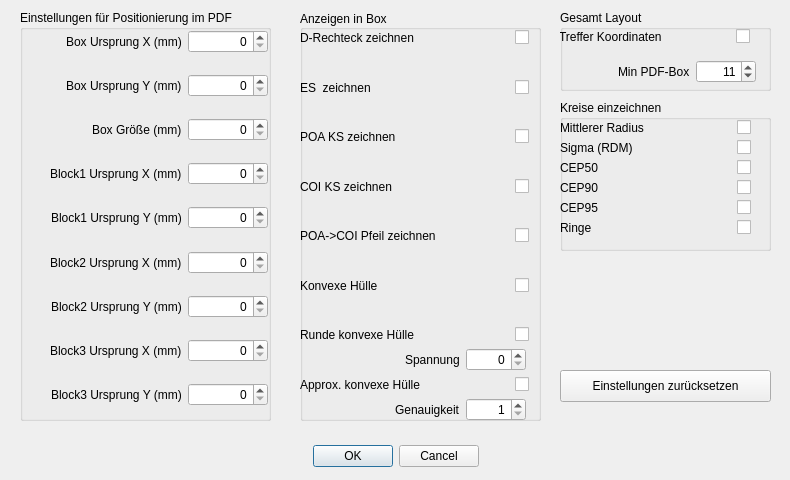
<?xml version="1.0" encoding="UTF-8"?>
<ui version="4.0">
 <class>Einstellungen</class>
 <widget class="QDialog" name="Einstellungen">
  <property name="geometry">
   <rect>
    <x>0</x>
    <y>0</y>
    <width>790</width>
    <height>480</height>
   </rect>
  </property>
  <property name="windowTitle">
   <string>Einstellungen</string>
  </property>
  <property name="modal">
   <bool>true</bool>
  </property>
  <widget class="QDialogButtonBox" name="buttonBox">
   <property name="geometry">
    <rect>
     <x>10</x>
     <y>440</y>
     <width>771</width>
     <height>32</height>
    </rect>
   </property>
   <property name="orientation">
    <enum>Qt::Horizontal</enum>
   </property>
   <property name="standardButtons">
    <set>QDialogButtonBox::Cancel|QDialogButtonBox::Ok</set>
   </property>
   <property name="centerButtons">
    <bool>true</bool>
   </property>
  </widget>
  <widget class="QGroupBox" name="groupBox">
   <property name="geometry">
    <rect>
     <x>20</x>
     <y>10</y>
     <width>251</width>
     <height>411</height>
    </rect>
   </property>
   <property name="title">
    <string>Einstellungen für Positionierung im PDF</string>
   </property>
   <widget class="QWidget" name="layoutWidget">
    <property name="geometry">
     <rect>
      <x>0</x>
      <y>20</y>
      <width>252</width>
      <height>391</height>
     </rect>
    </property>
    <layout class="QVBoxLayout" name="verticalLayout">
     <item>
      <layout class="QFormLayout" name="formLayout">
       <property name="labelAlignment">
        <set>Qt::AlignLeading|Qt::AlignLeft|Qt::AlignVCenter</set>
       </property>
       <property name="formAlignment">
        <set>Qt::AlignRight|Qt::AlignTop|Qt::AlignTrailing</set>
       </property>
       <property name="rightMargin">
        <number>10</number>
       </property>
       <item row="0" column="0">
        <widget class="QLabel" name="label">
         <property name="text">
          <string>Box Ursprung X (mm)</string>
         </property>
        </widget>
       </item>
       <item row="0" column="1">
        <widget class="QSpinBox" name="spinBoxXP">
         <property name="sizePolicy">
          <sizepolicy hsizetype="Maximum" vsizetype="Fixed">
           <horstretch>0</horstretch>
           <verstretch>0</verstretch>
          </sizepolicy>
         </property>
         <property name="minimumSize">
          <size>
           <width>80</width>
           <height>0</height>
          </size>
         </property>
         <property name="maximumSize">
          <size>
           <width>80</width>
           <height>16777215</height>
          </size>
         </property>
         <property name="alignment">
          <set>Qt::AlignRight|Qt::AlignTrailing|Qt::AlignVCenter</set>
         </property>
         <property name="maximum">
          <number>300</number>
         </property>
        </widget>
       </item>
      </layout>
     </item>
     <item>
      <layout class="QFormLayout" name="formLayout_2">
       <property name="labelAlignment">
        <set>Qt::AlignLeading|Qt::AlignLeft|Qt::AlignVCenter</set>
       </property>
       <property name="formAlignment">
        <set>Qt::AlignRight|Qt::AlignTop|Qt::AlignTrailing</set>
       </property>
       <property name="rightMargin">
        <number>10</number>
       </property>
       <item row="0" column="0">
        <widget class="QLabel" name="label_2">
         <property name="text">
          <string>Box Ursprung Y (mm)</string>
         </property>
        </widget>
       </item>
       <item row="0" column="1">
        <widget class="QSpinBox" name="spinBoxYP">
         <property name="sizePolicy">
          <sizepolicy hsizetype="Maximum" vsizetype="Fixed">
           <horstretch>0</horstretch>
           <verstretch>0</verstretch>
          </sizepolicy>
         </property>
         <property name="minimumSize">
          <size>
           <width>80</width>
           <height>0</height>
          </size>
         </property>
         <property name="maximumSize">
          <size>
           <width>80</width>
           <height>16777215</height>
          </size>
         </property>
         <property name="alignment">
          <set>Qt::AlignRight|Qt::AlignTrailing|Qt::AlignVCenter</set>
         </property>
         <property name="maximum">
          <number>300</number>
         </property>
        </widget>
       </item>
      </layout>
     </item>
     <item>
      <layout class="QFormLayout" name="formLayout_4">
       <property name="labelAlignment">
        <set>Qt::AlignLeading|Qt::AlignLeft|Qt::AlignVCenter</set>
       </property>
       <property name="formAlignment">
        <set>Qt::AlignRight|Qt::AlignTop|Qt::AlignTrailing</set>
       </property>
       <property name="rightMargin">
        <number>10</number>
       </property>
       <item row="0" column="0">
        <widget class="QLabel" name="label_4">
         <property name="text">
          <string>Box Größe (mm)</string>
         </property>
        </widget>
       </item>
       <item row="0" column="1">
        <widget class="QSpinBox" name="spinBoxSize">
         <property name="sizePolicy">
          <sizepolicy hsizetype="Maximum" vsizetype="Fixed">
           <horstretch>0</horstretch>
           <verstretch>0</verstretch>
          </sizepolicy>
         </property>
         <property name="minimumSize">
          <size>
           <width>80</width>
           <height>0</height>
          </size>
         </property>
         <property name="maximumSize">
          <size>
           <width>80</width>
           <height>16777215</height>
          </size>
         </property>
         <property name="alignment">
          <set>Qt::AlignRight|Qt::AlignTrailing|Qt::AlignVCenter</set>
         </property>
         <property name="maximum">
          <number>300</number>
         </property>
        </widget>
       </item>
      </layout>
     </item>
     <item>
      <layout class="QFormLayout" name="formLayout_12">
       <property name="labelAlignment">
        <set>Qt::AlignLeading|Qt::AlignLeft|Qt::AlignVCenter</set>
       </property>
       <property name="formAlignment">
        <set>Qt::AlignRight|Qt::AlignTop|Qt::AlignTrailing</set>
       </property>
       <property name="rightMargin">
        <number>10</number>
       </property>
       <item row="0" column="0">
        <widget class="QLabel" name="label_12">
         <property name="text">
          <string>Block1 Ursprung X (mm)</string>
         </property>
        </widget>
       </item>
       <item row="0" column="1">
        <widget class="QSpinBox" name="spinBoxB1x">
         <property name="sizePolicy">
          <sizepolicy hsizetype="Maximum" vsizetype="Fixed">
           <horstretch>0</horstretch>
           <verstretch>0</verstretch>
          </sizepolicy>
         </property>
         <property name="minimumSize">
          <size>
           <width>80</width>
           <height>0</height>
          </size>
         </property>
         <property name="maximumSize">
          <size>
           <width>80</width>
           <height>16777215</height>
          </size>
         </property>
         <property name="alignment">
          <set>Qt::AlignRight|Qt::AlignTrailing|Qt::AlignVCenter</set>
         </property>
         <property name="maximum">
          <number>300</number>
         </property>
        </widget>
       </item>
      </layout>
     </item>
     <item>
      <layout class="QFormLayout" name="formLayout_13">
       <property name="labelAlignment">
        <set>Qt::AlignLeading|Qt::AlignLeft|Qt::AlignVCenter</set>
       </property>
       <property name="formAlignment">
        <set>Qt::AlignRight|Qt::AlignTop|Qt::AlignTrailing</set>
       </property>
       <property name="rightMargin">
        <number>10</number>
       </property>
       <item row="0" column="0">
        <widget class="QLabel" name="label_13">
         <property name="text">
          <string>Block1 Ursprung Y (mm)</string>
         </property>
        </widget>
       </item>
       <item row="0" column="1">
        <widget class="QSpinBox" name="spinBoxB1y">
         <property name="sizePolicy">
          <sizepolicy hsizetype="Maximum" vsizetype="Fixed">
           <horstretch>0</horstretch>
           <verstretch>0</verstretch>
          </sizepolicy>
         </property>
         <property name="minimumSize">
          <size>
           <width>80</width>
           <height>0</height>
          </size>
         </property>
         <property name="maximumSize">
          <size>
           <width>80</width>
           <height>16777215</height>
          </size>
         </property>
         <property name="alignment">
          <set>Qt::AlignRight|Qt::AlignTrailing|Qt::AlignVCenter</set>
         </property>
         <property name="maximum">
          <number>300</number>
         </property>
        </widget>
       </item>
      </layout>
     </item>
     <item>
      <layout class="QFormLayout" name="formLayout_14">
       <property name="labelAlignment">
        <set>Qt::AlignLeading|Qt::AlignLeft|Qt::AlignVCenter</set>
       </property>
       <property name="formAlignment">
        <set>Qt::AlignRight|Qt::AlignTop|Qt::AlignTrailing</set>
       </property>
       <property name="rightMargin">
        <number>10</number>
       </property>
       <item row="0" column="0">
        <widget class="QLabel" name="label_14">
         <property name="text">
          <string>Block2 Ursprung X (mm)</string>
         </property>
        </widget>
       </item>
       <item row="0" column="1">
        <widget class="QSpinBox" name="spinBoxB2x">
         <property name="sizePolicy">
          <sizepolicy hsizetype="Maximum" vsizetype="Fixed">
           <horstretch>0</horstretch>
           <verstretch>0</verstretch>
          </sizepolicy>
         </property>
         <property name="minimumSize">
          <size>
           <width>80</width>
           <height>0</height>
          </size>
         </property>
         <property name="maximumSize">
          <size>
           <width>80</width>
           <height>16777215</height>
          </size>
         </property>
         <property name="alignment">
          <set>Qt::AlignRight|Qt::AlignTrailing|Qt::AlignVCenter</set>
         </property>
         <property name="maximum">
          <number>300</number>
         </property>
        </widget>
       </item>
      </layout>
     </item>
     <item>
      <layout class="QFormLayout" name="formLayout_15">
       <property name="labelAlignment">
        <set>Qt::AlignLeading|Qt::AlignLeft|Qt::AlignVCenter</set>
       </property>
       <property name="formAlignment">
        <set>Qt::AlignRight|Qt::AlignTop|Qt::AlignTrailing</set>
       </property>
       <property name="rightMargin">
        <number>10</number>
       </property>
       <item row="0" column="0">
        <widget class="QLabel" name="label_15">
         <property name="text">
          <string>Block2 Ursprung Y (mm)</string>
         </property>
        </widget>
       </item>
       <item row="0" column="1">
        <widget class="QSpinBox" name="spinBoxB2y">
         <property name="sizePolicy">
          <sizepolicy hsizetype="Maximum" vsizetype="Fixed">
           <horstretch>0</horstretch>
           <verstretch>0</verstretch>
          </sizepolicy>
         </property>
         <property name="minimumSize">
          <size>
           <width>80</width>
           <height>0</height>
          </size>
         </property>
         <property name="maximumSize">
          <size>
           <width>80</width>
           <height>16777215</height>
          </size>
         </property>
         <property name="alignment">
          <set>Qt::AlignRight|Qt::AlignTrailing|Qt::AlignVCenter</set>
         </property>
         <property name="maximum">
          <number>300</number>
         </property>
        </widget>
       </item>
      </layout>
     </item>
     <item>
      <layout class="QFormLayout" name="formLayout_16">
       <property name="labelAlignment">
        <set>Qt::AlignLeading|Qt::AlignLeft|Qt::AlignVCenter</set>
       </property>
       <property name="formAlignment">
        <set>Qt::AlignRight|Qt::AlignTop|Qt::AlignTrailing</set>
       </property>
       <property name="rightMargin">
        <number>10</number>
       </property>
       <item row="0" column="0">
        <widget class="QLabel" name="label_16">
         <property name="text">
          <string>Block3 Ursprung X (mm)</string>
         </property>
        </widget>
       </item>
       <item row="0" column="1">
        <widget class="QSpinBox" name="spinBoxB3x">
         <property name="sizePolicy">
          <sizepolicy hsizetype="Maximum" vsizetype="Fixed">
           <horstretch>0</horstretch>
           <verstretch>0</verstretch>
          </sizepolicy>
         </property>
         <property name="minimumSize">
          <size>
           <width>80</width>
           <height>0</height>
          </size>
         </property>
         <property name="maximumSize">
          <size>
           <width>80</width>
           <height>16777215</height>
          </size>
         </property>
         <property name="alignment">
          <set>Qt::AlignRight|Qt::AlignTrailing|Qt::AlignVCenter</set>
         </property>
         <property name="maximum">
          <number>300</number>
         </property>
        </widget>
       </item>
      </layout>
     </item>
     <item>
      <layout class="QFormLayout" name="formLayout_18">
       <property name="labelAlignment">
        <set>Qt::AlignLeading|Qt::AlignLeft|Qt::AlignVCenter</set>
       </property>
       <property name="formAlignment">
        <set>Qt::AlignRight|Qt::AlignTop|Qt::AlignTrailing</set>
       </property>
       <property name="rightMargin">
        <number>10</number>
       </property>
       <item row="0" column="0">
        <widget class="QLabel" name="label_18">
         <property name="text">
          <string>Block3 Ursprung Y (mm)</string>
         </property>
        </widget>
       </item>
       <item row="0" column="1">
        <widget class="QSpinBox" name="spinBoxB3y">
         <property name="sizePolicy">
          <sizepolicy hsizetype="Maximum" vsizetype="Fixed">
           <horstretch>0</horstretch>
           <verstretch>0</verstretch>
          </sizepolicy>
         </property>
         <property name="minimumSize">
          <size>
           <width>80</width>
           <height>0</height>
          </size>
         </property>
         <property name="maximumSize">
          <size>
           <width>80</width>
           <height>16777215</height>
          </size>
         </property>
         <property name="alignment">
          <set>Qt::AlignRight|Qt::AlignTrailing|Qt::AlignVCenter</set>
         </property>
         <property name="maximum">
          <number>300</number>
         </property>
        </widget>
       </item>
      </layout>
     </item>
    </layout>
   </widget>
  </widget>
  <widget class="QGroupBox" name="groupBox_2">
   <property name="geometry">
    <rect>
     <x>300</x>
     <y>10</y>
     <width>241</width>
     <height>411</height>
    </rect>
   </property>
   <property name="title">
    <string>Anzeigen in Box</string>
   </property>
   <property name="alignment">
    <set>Qt::AlignLeading|Qt::AlignLeft|Qt::AlignVCenter</set>
   </property>
   <widget class="QWidget" name="layoutWidget">
    <property name="geometry">
     <rect>
      <x>0</x>
      <y>20</y>
      <width>249</width>
      <height>391</height>
     </rect>
    </property>
    <layout class="QVBoxLayout" name="verticalLayout_2">
     <property name="rightMargin">
      <number>0</number>
     </property>
     <item>
      <layout class="QFormLayout" name="formLayout_5">
       <property name="labelAlignment">
        <set>Qt::AlignLeading|Qt::AlignLeft|Qt::AlignVCenter</set>
       </property>
       <property name="formAlignment">
        <set>Qt::AlignRight|Qt::AlignTop|Qt::AlignTrailing</set>
       </property>
       <property name="rightMargin">
        <number>20</number>
       </property>
       <item row="0" column="0">
        <widget class="QLabel" name="label_5">
         <property name="minimumSize">
          <size>
           <width>160</width>
           <height>0</height>
          </size>
         </property>
         <property name="text">
          <string>D-Rechteck zeichnen</string>
         </property>
        </widget>
       </item>
       <item row="0" column="1">
        <widget class="QCheckBox" name="checkBox_DRechteck">
         <property name="layoutDirection">
          <enum>Qt::RightToLeft</enum>
         </property>
         <property name="text">
          <string/>
         </property>
        </widget>
       </item>
      </layout>
     </item>
     <item>
      <layout class="QFormLayout" name="formLayout_6">
       <property name="labelAlignment">
        <set>Qt::AlignLeading|Qt::AlignLeft|Qt::AlignVCenter</set>
       </property>
       <property name="formAlignment">
        <set>Qt::AlignRight|Qt::AlignTop|Qt::AlignTrailing</set>
       </property>
       <property name="rightMargin">
        <number>20</number>
       </property>
       <item row="0" column="0">
        <widget class="QLabel" name="label_6">
         <property name="minimumSize">
          <size>
           <width>160</width>
           <height>0</height>
          </size>
         </property>
         <property name="text">
          <string>ES  zeichnen</string>
         </property>
        </widget>
       </item>
       <item row="0" column="1">
        <widget class="QCheckBox" name="checkBox_ESLine">
         <property name="layoutDirection">
          <enum>Qt::RightToLeft</enum>
         </property>
         <property name="text">
          <string/>
         </property>
        </widget>
       </item>
      </layout>
     </item>
     <item>
      <layout class="QFormLayout" name="formLayout_8">
       <property name="labelAlignment">
        <set>Qt::AlignLeading|Qt::AlignLeft|Qt::AlignVCenter</set>
       </property>
       <property name="formAlignment">
        <set>Qt::AlignRight|Qt::AlignTop|Qt::AlignTrailing</set>
       </property>
       <property name="rightMargin">
        <number>20</number>
       </property>
       <item row="0" column="0">
        <widget class="QLabel" name="label_8">
         <property name="minimumSize">
          <size>
           <width>160</width>
           <height>0</height>
          </size>
         </property>
         <property name="text">
          <string>POA KS zeichnen</string>
         </property>
        </widget>
       </item>
       <item row="0" column="1">
        <widget class="QCheckBox" name="checkBox_POAKS">
         <property name="enabled">
          <bool>true</bool>
         </property>
         <property name="layoutDirection">
          <enum>Qt::RightToLeft</enum>
         </property>
         <property name="text">
          <string/>
         </property>
         <property name="checked">
          <bool>false</bool>
         </property>
        </widget>
       </item>
      </layout>
     </item>
     <item>
      <layout class="QFormLayout" name="formLayout_7">
       <property name="labelAlignment">
        <set>Qt::AlignLeading|Qt::AlignLeft|Qt::AlignVCenter</set>
       </property>
       <property name="formAlignment">
        <set>Qt::AlignRight|Qt::AlignTop|Qt::AlignTrailing</set>
       </property>
       <property name="rightMargin">
        <number>20</number>
       </property>
       <item row="0" column="0">
        <widget class="QLabel" name="label_7">
         <property name="minimumSize">
          <size>
           <width>160</width>
           <height>0</height>
          </size>
         </property>
         <property name="text">
          <string>COI KS zeichnen</string>
         </property>
        </widget>
       </item>
       <item row="0" column="1">
        <widget class="QCheckBox" name="checkBox_COIKS">
         <property name="layoutDirection">
          <enum>Qt::RightToLeft</enum>
         </property>
         <property name="text">
          <string/>
         </property>
        </widget>
       </item>
      </layout>
     </item>
     <item>
      <layout class="QFormLayout" name="formLayout_21">
       <property name="labelAlignment">
        <set>Qt::AlignLeading|Qt::AlignLeft|Qt::AlignVCenter</set>
       </property>
       <property name="formAlignment">
        <set>Qt::AlignRight|Qt::AlignTop|Qt::AlignTrailing</set>
       </property>
       <property name="rightMargin">
        <number>20</number>
       </property>
       <item row="0" column="0">
        <widget class="QLabel" name="label_21">
         <property name="minimumSize">
          <size>
           <width>160</width>
           <height>0</height>
          </size>
         </property>
         <property name="text">
          <string>POA-&gt;COI Pfeil zeichnen</string>
         </property>
        </widget>
       </item>
       <item row="0" column="1">
        <widget class="QCheckBox" name="checkBox_POACOILine">
         <property name="layoutDirection">
          <enum>Qt::RightToLeft</enum>
         </property>
         <property name="text">
          <string/>
         </property>
        </widget>
       </item>
      </layout>
     </item>
     <item>
      <layout class="QFormLayout" name="formLayout_19">
       <property name="labelAlignment">
        <set>Qt::AlignLeading|Qt::AlignLeft|Qt::AlignVCenter</set>
       </property>
       <property name="formAlignment">
        <set>Qt::AlignRight|Qt::AlignTop|Qt::AlignTrailing</set>
       </property>
       <property name="rightMargin">
        <number>20</number>
       </property>
       <item row="0" column="0">
        <widget class="QLabel" name="label_19">
         <property name="minimumSize">
          <size>
           <width>160</width>
           <height>0</height>
          </size>
         </property>
         <property name="text">
          <string>Konvexe Hülle</string>
         </property>
        </widget>
       </item>
       <item row="0" column="1">
        <widget class="QCheckBox" name="checkBox_Konvex">
         <property name="layoutDirection">
          <enum>Qt::RightToLeft</enum>
         </property>
         <property name="text">
          <string/>
         </property>
        </widget>
       </item>
      </layout>
     </item>
     <item>
      <layout class="QFormLayout" name="formLayout_22">
       <property name="labelAlignment">
        <set>Qt::AlignRight|Qt::AlignTrailing|Qt::AlignVCenter</set>
       </property>
       <property name="formAlignment">
        <set>Qt::AlignRight|Qt::AlignTop|Qt::AlignTrailing</set>
       </property>
       <property name="rightMargin">
        <number>20</number>
       </property>
       <item row="0" column="0">
        <widget class="QLabel" name="label_22">
         <property name="minimumSize">
          <size>
           <width>160</width>
           <height>0</height>
          </size>
         </property>
         <property name="text">
          <string>Runde konvexe Hülle</string>
         </property>
        </widget>
       </item>
       <item row="0" column="1">
        <widget class="QCheckBox" name="checkBox_KonvexCMR">
         <property name="minimumSize">
          <size>
           <width>60</width>
           <height>0</height>
          </size>
         </property>
         <property name="layoutDirection">
          <enum>Qt::RightToLeft</enum>
         </property>
         <property name="text">
          <string/>
         </property>
        </widget>
       </item>
       <item row="1" column="0">
        <widget class="QLabel" name="labelSpannung">
         <property name="text">
          <string>Spannung</string>
         </property>
        </widget>
       </item>
       <item row="1" column="1">
        <widget class="QSpinBox" name="spinBoxSpannung">
         <property name="minimumSize">
          <size>
           <width>60</width>
           <height>0</height>
          </size>
         </property>
         <property name="maximumSize">
          <size>
           <width>60</width>
           <height>16777215</height>
          </size>
         </property>
         <property name="alignment">
          <set>Qt::AlignRight|Qt::AlignTrailing|Qt::AlignVCenter</set>
         </property>
         <property name="maximum">
          <number>10</number>
         </property>
         <property name="displayIntegerBase">
          <number>10</number>
         </property>
        </widget>
       </item>
      </layout>
     </item>
     <item>
      <layout class="QFormLayout" name="formLayout_20">
       <property name="labelAlignment">
        <set>Qt::AlignRight|Qt::AlignTrailing|Qt::AlignVCenter</set>
       </property>
       <property name="formAlignment">
        <set>Qt::AlignRight|Qt::AlignTop|Qt::AlignTrailing</set>
       </property>
       <property name="rightMargin">
        <number>20</number>
       </property>
       <item row="0" column="0">
        <widget class="QLabel" name="label_20">
         <property name="minimumSize">
          <size>
           <width>160</width>
           <height>0</height>
          </size>
         </property>
         <property name="text">
          <string>Approx. konvexe Hülle</string>
         </property>
        </widget>
       </item>
       <item row="0" column="1">
        <widget class="QCheckBox" name="checkBox_KonvexRund">
         <property name="minimumSize">
          <size>
           <width>60</width>
           <height>0</height>
          </size>
         </property>
         <property name="layoutDirection">
          <enum>Qt::RightToLeft</enum>
         </property>
         <property name="text">
          <string/>
         </property>
        </widget>
       </item>
       <item row="1" column="0">
        <widget class="QLabel" name="spinBoxKonvexLabel">
         <property name="text">
          <string>Genauigkeit</string>
         </property>
        </widget>
       </item>
       <item row="1" column="1">
        <widget class="QSpinBox" name="spinBoxKonvex">
         <property name="minimumSize">
          <size>
           <width>60</width>
           <height>0</height>
          </size>
         </property>
         <property name="maximumSize">
          <size>
           <width>60</width>
           <height>16777215</height>
          </size>
         </property>
         <property name="alignment">
          <set>Qt::AlignRight|Qt::AlignTrailing|Qt::AlignVCenter</set>
         </property>
         <property name="buttonSymbols">
          <enum>QAbstractSpinBox::UpDownArrows</enum>
         </property>
         <property name="minimum">
          <number>1</number>
         </property>
         <property name="maximum">
          <number>9</number>
         </property>
         <property name="value">
          <number>1</number>
         </property>
        </widget>
       </item>
      </layout>
     </item>
    </layout>
   </widget>
  </widget>
  <widget class="QGroupBox" name="groupBox_3">
   <property name="geometry">
    <rect>
     <x>560</x>
     <y>10</y>
     <width>211</width>
     <height>81</height>
    </rect>
   </property>
   <property name="title">
    <string>Gesamt Layout</string>
   </property>
   <widget class="QWidget" name="verticalLayoutWidget">
    <property name="geometry">
     <rect>
      <x>-1</x>
      <y>19</y>
      <width>211</width>
      <height>56</height>
     </rect>
    </property>
    <layout class="QVBoxLayout" name="verticalLayout_3">
     <item>
      <layout class="QFormLayout" name="formLayout_9">
       <property name="labelAlignment">
        <set>Qt::AlignLeading|Qt::AlignLeft|Qt::AlignVCenter</set>
       </property>
       <property name="formAlignment">
        <set>Qt::AlignRight|Qt::AlignTop|Qt::AlignTrailing</set>
       </property>
       <property name="rightMargin">
        <number>20</number>
       </property>
       <item row="0" column="0">
        <widget class="QLabel" name="label_9">
         <property name="text">
          <string>Treffer Koordinaten</string>
         </property>
        </widget>
       </item>
       <item row="0" column="1">
        <widget class="QCheckBox" name="checkBox_TrefferKoordinaten">
         <property name="layoutDirection">
          <enum>Qt::RightToLeft</enum>
         </property>
         <property name="text">
          <string/>
         </property>
        </widget>
       </item>
      </layout>
     </item>
     <item>
      <layout class="QFormLayout" name="formLayout_11">
       <property name="labelAlignment">
        <set>Qt::AlignLeading|Qt::AlignLeft|Qt::AlignVCenter</set>
       </property>
       <property name="formAlignment">
        <set>Qt::AlignRight|Qt::AlignTop|Qt::AlignTrailing</set>
       </property>
       <property name="rightMargin">
        <number>20</number>
       </property>
       <item row="0" column="0">
        <widget class="QLabel" name="label_11">
         <property name="text">
          <string>Min PDF-Box</string>
         </property>
        </widget>
       </item>
       <item row="0" column="1">
        <widget class="QSpinBox" name="spinBoxMinPDFBox">
         <property name="minimumSize">
          <size>
           <width>60</width>
           <height>0</height>
          </size>
         </property>
         <property name="maximumSize">
          <size>
           <width>60</width>
           <height>16777215</height>
          </size>
         </property>
         <property name="alignment">
          <set>Qt::AlignRight|Qt::AlignTrailing|Qt::AlignVCenter</set>
         </property>
         <property name="value">
          <number>11</number>
         </property>
        </widget>
       </item>
      </layout>
     </item>
    </layout>
   </widget>
  </widget>
  <widget class="QPushButton" name="pushButtonReset">
   <property name="enabled">
    <bool>true</bool>
   </property>
   <property name="geometry">
    <rect>
     <x>560</x>
     <y>370</y>
     <width>211</width>
     <height>32</height>
    </rect>
   </property>
   <property name="text">
    <string>Einstellungen zurücksetzen</string>
   </property>
  </widget>
  <widget class="QGroupBox" name="groupBox_4">
   <property name="geometry">
    <rect>
     <x>560</x>
     <y>100</y>
     <width>211</width>
     <height>151</height>
    </rect>
   </property>
   <property name="title">
    <string>Kreise einzeichnen</string>
   </property>
   <widget class="QWidget" name="layoutWidget_2">
    <property name="geometry">
     <rect>
      <x>0</x>
      <y>20</y>
      <width>211</width>
      <height>21</height>
     </rect>
    </property>
    <layout class="QFormLayout" name="formLayout_23">
     <property name="labelAlignment">
      <set>Qt::AlignLeading|Qt::AlignLeft|Qt::AlignVCenter</set>
     </property>
     <property name="formAlignment">
      <set>Qt::AlignRight|Qt::AlignTop|Qt::AlignTrailing</set>
     </property>
     <property name="rightMargin">
      <number>20</number>
     </property>
     <item row="0" column="0">
      <widget class="QLabel" name="label_cBmR">
       <property name="minimumSize">
        <size>
         <width>160</width>
         <height>0</height>
        </size>
       </property>
       <property name="text">
        <string>Mittlerer Radius</string>
       </property>
      </widget>
     </item>
     <item row="0" column="1">
      <widget class="QCheckBox" name="checkBox_cMittlRadius">
       <property name="layoutDirection">
        <enum>Qt::RightToLeft</enum>
       </property>
       <property name="text">
        <string/>
       </property>
      </widget>
     </item>
    </layout>
   </widget>
   <widget class="QWidget" name="layoutWidget_3">
    <property name="geometry">
     <rect>
      <x>0</x>
      <y>40</y>
      <width>211</width>
      <height>21</height>
     </rect>
    </property>
    <layout class="QFormLayout" name="formLayout_24">
     <property name="labelAlignment">
      <set>Qt::AlignLeading|Qt::AlignLeft|Qt::AlignVCenter</set>
     </property>
     <property name="formAlignment">
      <set>Qt::AlignRight|Qt::AlignTop|Qt::AlignTrailing</set>
     </property>
     <property name="rightMargin">
      <number>20</number>
     </property>
     <item row="0" column="0">
      <widget class="QLabel" name="label_cBSigma">
       <property name="minimumSize">
        <size>
         <width>160</width>
         <height>0</height>
        </size>
       </property>
       <property name="text">
        <string>Sigma (RDM)</string>
       </property>
      </widget>
     </item>
     <item row="0" column="1">
      <widget class="QCheckBox" name="checkBox_cSigma">
       <property name="layoutDirection">
        <enum>Qt::RightToLeft</enum>
       </property>
       <property name="text">
        <string/>
       </property>
      </widget>
     </item>
    </layout>
   </widget>
   <widget class="QWidget" name="layoutWidget_4">
    <property name="geometry">
     <rect>
      <x>0</x>
      <y>60</y>
      <width>211</width>
      <height>21</height>
     </rect>
    </property>
    <layout class="QFormLayout" name="formLayout_25">
     <property name="labelAlignment">
      <set>Qt::AlignLeading|Qt::AlignLeft|Qt::AlignVCenter</set>
     </property>
     <property name="formAlignment">
      <set>Qt::AlignRight|Qt::AlignTop|Qt::AlignTrailing</set>
     </property>
     <property name="rightMargin">
      <number>20</number>
     </property>
     <item row="0" column="0">
      <widget class="QLabel" name="label_cBCEP50">
       <property name="minimumSize">
        <size>
         <width>160</width>
         <height>0</height>
        </size>
       </property>
       <property name="text">
        <string>CEP50</string>
       </property>
      </widget>
     </item>
     <item row="0" column="1">
      <widget class="QCheckBox" name="checkBox_cCEP50">
       <property name="layoutDirection">
        <enum>Qt::RightToLeft</enum>
       </property>
       <property name="text">
        <string/>
       </property>
      </widget>
     </item>
    </layout>
   </widget>
   <widget class="QWidget" name="layoutWidget_5">
    <property name="geometry">
     <rect>
      <x>0</x>
      <y>80</y>
      <width>211</width>
      <height>21</height>
     </rect>
    </property>
    <layout class="QFormLayout" name="formLayout_26">
     <property name="labelAlignment">
      <set>Qt::AlignLeading|Qt::AlignLeft|Qt::AlignVCenter</set>
     </property>
     <property name="formAlignment">
      <set>Qt::AlignRight|Qt::AlignTop|Qt::AlignTrailing</set>
     </property>
     <property name="rightMargin">
      <number>20</number>
     </property>
     <item row="0" column="0">
      <widget class="QLabel" name="label_cBCEP90">
       <property name="minimumSize">
        <size>
         <width>160</width>
         <height>0</height>
        </size>
       </property>
       <property name="text">
        <string>CEP90</string>
       </property>
      </widget>
     </item>
     <item row="0" column="1">
      <widget class="QCheckBox" name="checkBox_cCEP90">
       <property name="layoutDirection">
        <enum>Qt::RightToLeft</enum>
       </property>
       <property name="text">
        <string/>
       </property>
      </widget>
     </item>
    </layout>
   </widget>
   <widget class="QWidget" name="layoutWidget_6">
    <property name="geometry">
     <rect>
      <x>0</x>
      <y>100</y>
      <width>211</width>
      <height>21</height>
     </rect>
    </property>
    <layout class="QFormLayout" name="formLayout_27">
     <property name="labelAlignment">
      <set>Qt::AlignLeading|Qt::AlignLeft|Qt::AlignVCenter</set>
     </property>
     <property name="formAlignment">
      <set>Qt::AlignRight|Qt::AlignTop|Qt::AlignTrailing</set>
     </property>
     <property name="rightMargin">
      <number>20</number>
     </property>
     <item row="0" column="0">
      <widget class="QLabel" name="label_cBCEP95">
       <property name="minimumSize">
        <size>
         <width>160</width>
         <height>0</height>
        </size>
       </property>
       <property name="text">
        <string>CEP95</string>
       </property>
      </widget>
     </item>
     <item row="0" column="1">
      <widget class="QCheckBox" name="checkBox_cCEP95">
       <property name="layoutDirection">
        <enum>Qt::RightToLeft</enum>
       </property>
       <property name="text">
        <string/>
       </property>
      </widget>
     </item>
    </layout>
   </widget>
   <widget class="QWidget" name="layoutWidget_7">
    <property name="geometry">
     <rect>
      <x>0</x>
      <y>120</y>
      <width>211</width>
      <height>21</height>
     </rect>
    </property>
    <layout class="QFormLayout" name="formLayout_28">
     <property name="labelAlignment">
      <set>Qt::AlignLeading|Qt::AlignLeft|Qt::AlignVCenter</set>
     </property>
     <property name="formAlignment">
      <set>Qt::AlignRight|Qt::AlignTop|Qt::AlignTrailing</set>
     </property>
     <property name="rightMargin">
      <number>20</number>
     </property>
     <item row="0" column="0">
      <widget class="QLabel" name="label_cBRinge">
       <property name="minimumSize">
        <size>
         <width>160</width>
         <height>0</height>
        </size>
       </property>
       <property name="text">
        <string>Ringe</string>
       </property>
      </widget>
     </item>
     <item row="0" column="1">
      <widget class="QCheckBox" name="checkBox_cRinge">
       <property name="layoutDirection">
        <enum>Qt::RightToLeft</enum>
       </property>
       <property name="text">
        <string/>
       </property>
      </widget>
     </item>
    </layout>
   </widget>
  </widget>
 </widget>
 <resources/>
 <connections>
  <connection>
   <sender>buttonBox</sender>
   <signal>accepted()</signal>
   <receiver>Einstellungen</receiver>
   <slot>accept()</slot>
   <hints>
    <hint type="sourcelabel">
     <x>248</x>
     <y>254</y>
    </hint>
    <hint type="destinationlabel">
     <x>157</x>
     <y>274</y>
    </hint>
   </hints>
  </connection>
  <connection>
   <sender>buttonBox</sender>
   <signal>rejected()</signal>
   <receiver>Einstellungen</receiver>
   <slot>reject()</slot>
   <hints>
    <hint type="sourcelabel">
     <x>316</x>
     <y>260</y>
    </hint>
    <hint type="destinationlabel">
     <x>286</x>
     <y>274</y>
    </hint>
   </hints>
  </connection>
 </connections>
</ui>
